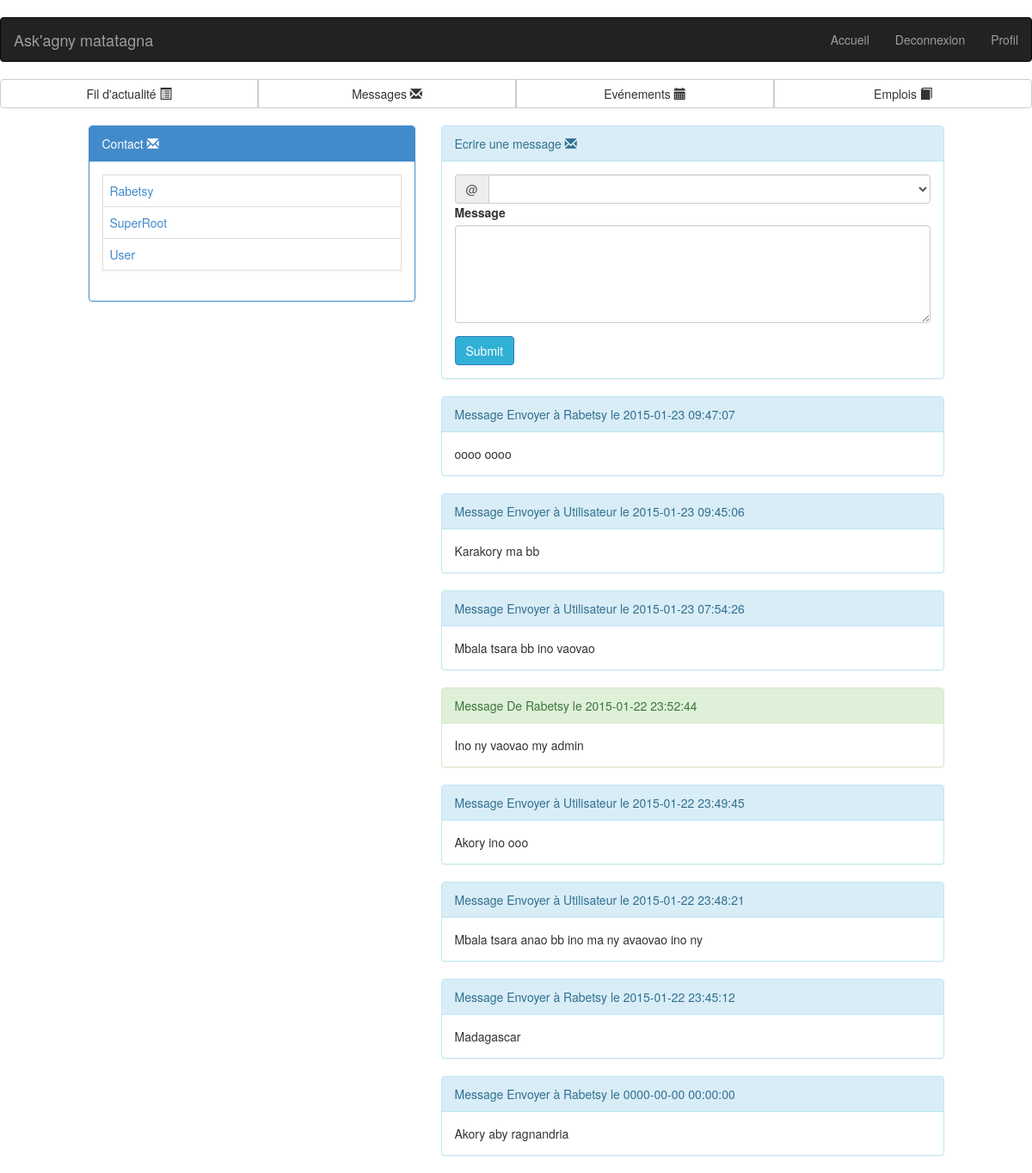
Screenshot of /message.php (signed in) with the database file from the repository.
### tables this page shows
CREATE TABLE IF NOT EXISTS `users` (
`id` int(11) NOT NULL,
  `name` varchar(45) DEFAULT NULL,
  `pseudo` varchar(45) NOT NULL,
  `email` varchar(45) NOT NULL,
  `password` varchar(45) NOT NULL,
  `active` enum('0','1') NOT NULL DEFAULT '0',
  `created_at` datetime NOT NULL DEFAULT CURRENT_TIMESTAMP
);

CREATE TABLE IF NOT EXISTS `msg` (
`idmsg` int(11) NOT NULL,
  `id1` int(11) NOT NULL,
  `id2` int(11) NOT NULL,
  `contenue` varchar(45) NOT NULL,
  `date` datetime NOT NULL DEFAULT CURRENT_TIMESTAMP
);

### message.php (called while the page is built, shortened)
<?php
require("config/database.php");
require("includes/functions.php");
$data = get_friends();
$data1 = red_msg();
require("views/message.view.php");

### includes/functions.php (called while the page is built, shortened)
<?php
if(!function_exists('get_friends')){
    function get_friends(){
        global $db;
        $q = $db->prepare("SELECT pseudo, id FROM `users` ORDER BY pseudo");
        $q->execute();
        $data = $q->fetchAll();
        return $data;
    }
}
if(!function_exists('red_msg')){
    function red_msg(){
        global $db;
        $q = $db->prepare("select contenue,id1,id2,date from msg where id1=? or id2=? ORDER BY  date DESC");
        $q->execute([$_SESSION['user_id'],$_SESSION['user_id']]);
        $data = $q->fetchAll();
        return $data;
    }
}
if(!function_exists('get_user_by_id')){
    function get_user_by_id($valeur,$key){
        global $db;
        $q = $db->prepare("SELECT id, name, pseudo, email FROM users WHERE id = ?");
        $q->execute([$valeur]);
        $data = $q->fetchAll();
        return $data[0][$key];
    }
}
 if(!function_exists('set_active')){
     function set_active($file){
         $page = array_pop(explode('/',$_SERVER['SCRIPT_NAME']));
         if($page == $file.'.php'){
             return "active";
         }else{
             return "";
         }
     }
 }

### views/message.view.php (the view, shortened to what this page needs)
<?php
$title = "Message";
include("partials/_header.php");
?>
<div id="main_content" class="row">
    <div class="col-md-4 col-lg-offset-1">
        <div class="panel panel-primary">
            <div class="panel-heading">Contact  <span class="glyphicon glyphicon-envelope" aria-hidden="true"></span></div>
            <div class="panel-body">
                <table class="table table-bordered">
                    <?php
                    foreach ($data as $contenue):?>
                    <tr>
                        <td><a href="#"><?=$contenue['pseudo']?></a></td>
                    </tr>
                    <?php endforeach;?>
                </table>
            </div>
        </div>
    </div>
    <div class="col-md-6">
        <div class="panel panel-default panel-info">
            <div class="panel-heading">Ecrire une message  <span class="glyphicon glyphicon-envelope" aria-hidden="true"></span></div>
            <div class="panel-body">
                <form method="post" action="">
                    <div class="input-group">
                        <span class="input-group-addon">@</span>
                        <select class="form-control" name="contact">
                            <option></option>
                            <?php foreach ($data as $contenue): ?>
                            <option value="<?=$contenue['id'];?>"><?=$contenue['pseudo'];?></option>
                            <?php endforeach; ?>
                        </select>
                    </div>
                    <div class="form-group">
                        <label for="bio">Message</label>
                        <textarea cols="30" rows="5" class="form-control" name="contenue"></textarea>
                    </div>
                    <input type="submit" class="btn btn-primary" name="envoyer"/>
                </form>
            </div>
        </div>
        <?php
        foreach ($data1 as $contenue): ?>
        <?php
        if($_SESSION['user_id']==$contenue['id1']){
            $etiquete ="Message Envoyer à ".get_user_by_id($contenue['id2'],'name')." le ".$contenue['date'];
            $couleur = "panel panel-info";
        }
        if($_SESSION['user_id']==$contenue['id2']){
            $etiquete ="Message De ".get_user_by_id($contenue['id1'],'name')." le ".$contenue['date'];
            $couleur = "panel panel-success";
        }
         ?>
        <div class="form-group">
            <div class="<?= $couleur ?>">
                <div class="panel-heading"><?= $etiquete;?></div>
                <div class="panel-body">
                  <?= $contenue['contenue'];?>
                </div>
            </div>
        </div>
        <?php endforeach; ?>
    </div>
</div>
<?php
include("partials/_footer.php");
?>

### partials/_header.php (shortened to what this page needs)
<!DOCTYPE html>
<html lang="fr">
<head>
    <link href="asset/css/bootstrap.min.css" rel="stylesheet">
    <link href="asset/css/main.css" rel="stylesheet">
</head>
<body>
<?php
include("partials/_nav.php");
?>

### partials/_nav.php (shortened to what this page needs)
<nav class="navbar navbar-inverse " role="navigation">
    <div class="">
        <div class="navbar-header">
            <a class="navbar-brand" href="index.php"><?php echo WEBSITE_NAME ?></a>
        </div>
        <div id="navbar" class="collapse navbar-collapse navbar-right">
            <?php if(!isset($_SESSION['user_id'])):?>
            <ul class="nav navbar-nav">
                <li class="<?= set_active('index') ?>"><a href="index.php">Accueil</a></li>
                <li class="<?= set_active('login') ?>"><a href="login.php">Connexion</a></li>
                <li class="<?= set_active('register') ?>"><a href="register.php">Inscription</a></li>
            </ul>
            <?php else:?>
            <ul class="nav navbar-nav">
                <li class="<?= set_active('index') ?>"><a href="index.php">Accueil</a></li>
                <li class="<?= set_active('login') ?>"><a href="logout.php">Deconnexion</a></li>
                <li class="<?= set_active('register') ?>"><a href="profile.php">Profil</a></li>
            </ul>
            <?php endif; ?>
        </div>
    </div>
</nav>
<?php if(isset($_SESSION['user_id']) && $title != "Accueil"):?>
<nav class="margebas">
    <div class="btn-group btn-group-justified" role="group" aria-label="...">
        <div class="btn-group " role="group">
            <a class="btn btn-default" href="statut.php">Fil d'actualité  <span class="glyphicon glyphicon-list-alt" aria-hidden="true"></a>
        </div>
        <div class="btn-group" role="group" >
          <a class="btn btn-default" href="message.php">Messages <span class="glyphicon glyphicon-envelope" aria-hidden="true"></a>
        </div>
        <div class="btn-group" role="group">
          <a  class="btn btn-default" href="">Evénements <span class="glyphicon glyphicon-calendar" aria-hidden="true"></a>
        </div>
        <div class="btn-group" role="group">
          <a class="btn btn-default" href="">Emplois <span class="glyphicon glyphicon-book" aria-hidden="true"></a>
        </div>
     </div>
</nav>
<?php endif; ?>

### partials/_footer.php (shortened to what this page needs)
</body>
</html>

### asset/css/main.css (style rules this page uses)
body { padding-top: 20px; }
.margebas { margin-bottom: 20px; }

### rows the page displays
users: pseudo "Rabetsy"
users: pseudo "SuperRoot"
users: pseudo "User"
msg: etiquete "Message Envoyer à Rabetsy le 2015-01-23 09:47:07", contenue "oooo oooo"
msg: etiquete "Message Envoyer à Utilisateur le 2015-01-23 09:45:06", contenue "Karakory ma bb"
msg: etiquete "Message Envoyer à Utilisateur le 2015-01-23 07:54:26", contenue "Mbala tsara bb ino vaovao"
msg: etiquete "Message De Rabetsy le 2015-01-22 23:52:44", contenue "Ino ny vaovao my admin"
msg: etiquete "Message Envoyer à Utilisateur le 2015-01-22 23:49:45", contenue "Akory ino ooo"
msg: etiquete "Message Envoyer à Utilisateur le 2015-01-22 23:48:21", contenue "Mbala tsara anao bb ino ma ny avaovao ino ny"
msg: etiquete "Message Envoyer à Rabetsy le 2015-01-22 23:45:12", contenue "Madagascar"
msg: etiquete "Message Envoyer à Rabetsy le 0000-00-00 00:00:00", contenue "Akory aby ragnandria"

### other values shown
WEBSITE_NAME "Ask'agny matatagna"
